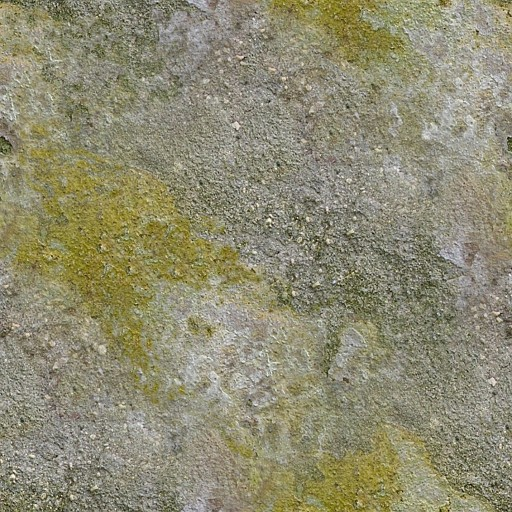
#> input picture Autres/Python/Snake_Game/DQN_Agent/images/04multia.jpg, 512 x 512 px
$ python -i code_ameliore.py   (imports and definitions only)
#> lines starting #> are read from the running program, lines starting #| are printed output that depends on the picture
#> further down, picture is the input picture: shape (512, 512, 3); mean B, G, R 113.8, 139.4, 142.5
# -*- coding: utf-8 -*-

import cv2
import mediapipe as mp
import numpy as np

# Couleurs
VERT = (0, 255, 0)
ROUGE = (0, 0, 255)
BLEU = (255, 0, 0)
JAUNE = (0, 255, 255)
MAGENTA = (255, 0, 255)
CYAN = (255, 255, 0)
BLANC = (255, 255, 255)
NOIR = (0, 0, 0)


# -----------------------------------------------------------
def get_coord_px_tip_and_circle(code_tip, hand, h, w, color=(0,255,0), radius=10):
    hand_tip = hand.landmark[code_tip]
    x_px = int(hand_tip.x * w)
    y_px = int(hand_tip.y * h)

    cv2.circle(frame, (x_px, y_px), radius, color, -1)
    #cv2.putText(frame, f"Distance Index: {int(distance_index)}", (50, 50), cv2.FONT_HERSHEY_SIMPLEX, 1, color, 2)
    return x_px, y_px

def distance(p1, p2):
    return np.linalg.norm(np.array(p1) - np.array(p2))

def apply_canny(frame):
    return cv2.Canny(frame, 100, 200)

def apply_negatif(frame):
    return cv2.bitwise_not(frame)

def apply_sepia(frame):
    kernel = np.array([[0.272, 0.534, 0.131],
                       [0.349, 0.686, 0.168],
                       [0.393, 0.769, 0.189]])
    frame_sepia = cv2.transform(frame, kernel)
    return np.clip(frame_sepia, 0, 255).astype(np.uint8)

def apply_blur(frame):
    return cv2.GaussianBlur(frame, (41, 41), 0)

def apply_cartoon(frame):
    gray = cv2.cvtColor(frame, cv2.COLOR_BGR2GRAY)
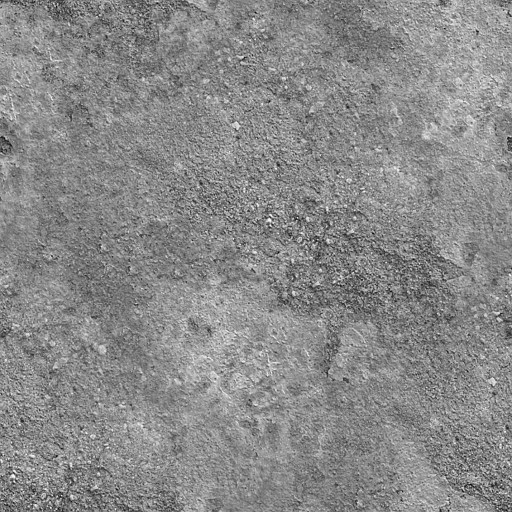
#> gray: shape (512, 512); min 2, max 253, mean 137.4
    gray = cv2.medianBlur(gray, 7)
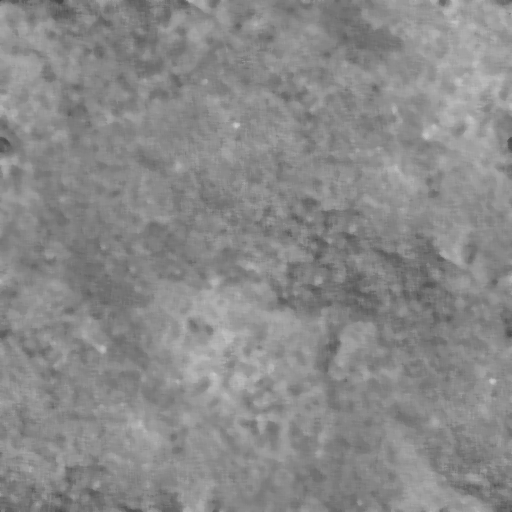
#> gray: shape (512, 512); min 72, max 200, mean 137.5
    edges = cv2.adaptiveThreshold(gray, 255,
        cv2.ADAPTIVE_THRESH_MEAN_C, cv2.THRESH_BINARY, 9, 9)
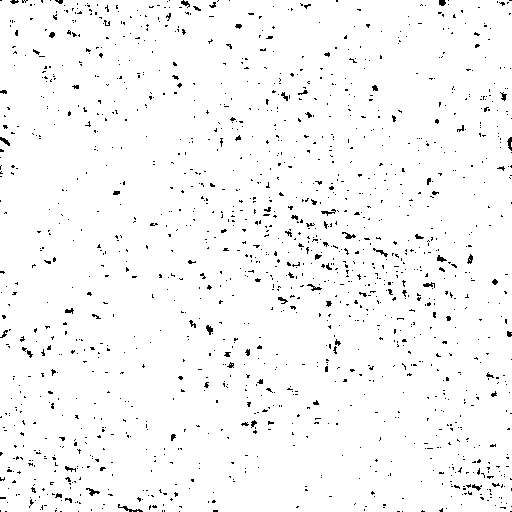
#> edges: shape (512, 512); 97.3% white; black in thin lines or dots
    color = cv2.bilateralFilter(frame, 9, 300, 300)
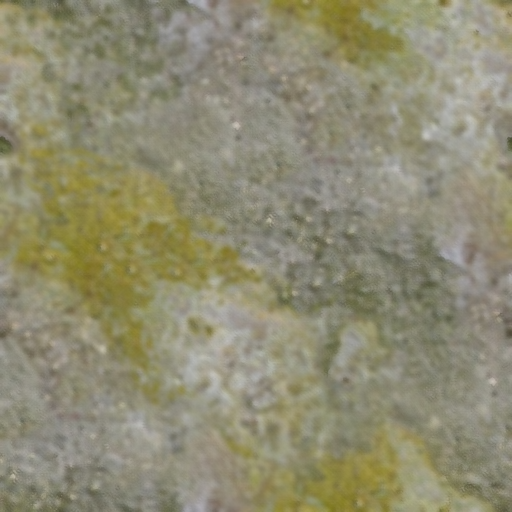
#> color: shape (512, 512, 3); mean B, G, R 113.8, 139.4, 142.5
    cartoon = cv2.bitwise_and(color, color, mask=edges)
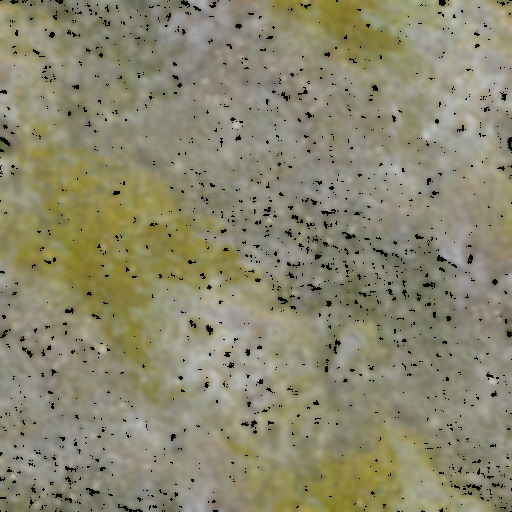
#> cartoon: shape (512, 512, 3); mean B, G, R 111.2, 136.1, 139.2
    return cartoon

# ---------------------------------------------------------------
# [1 line not run here, left out]

mp_hands = mp.solutions.hands
mp_draw = mp.solutions.drawing_utils

seuil = 40  # seuil de distance pour détecter le "pinch"

# Initialisation des distances
distance_index, distance_middle, distance_ring, distance_pinky = 1000, 1000, 1000, 1000
distances = {
    'index': distance_index,
    'middle': distance_middle,
    'ring': distance_ring,
    'pinky': distance_pinky
}

# ordre de priorité
priorite = ['index', 'middle', 'ring', 'pinky']

# filtre correspondant à chaque doigt
filtres = {
    'index': apply_canny,
    'middle': apply_negatif,
    'ring': apply_sepia,
    'pinky': apply_cartoon
}

# [46 lines not run here, left out]


# -----------------------------------------------------------

>>> import cv2
>>> picture = cv2.imread('../../../Snake_Game/DQN_Agent/images/04multia.jpg')
>>> result = apply_cartoon(picture)
